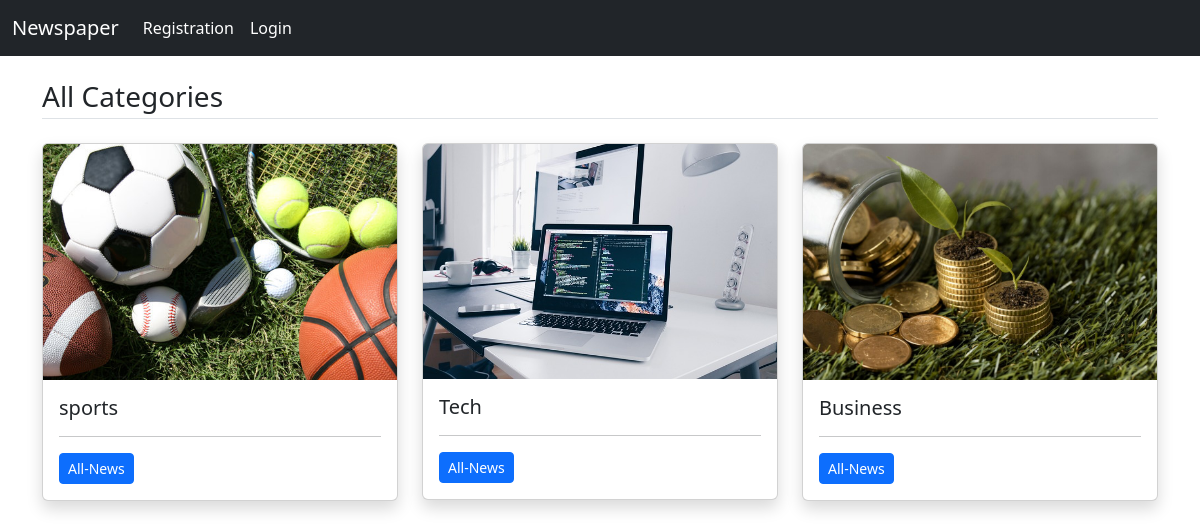
Page /all-category on the committed database.
### first_app/models.py (models this page shows, shortened)
class Category(models.Model):
    name = models.CharField(max_length=100)
    category_image = models.ImageField(upload_to='imgs/')

### first_app/views.py (the view)
# urls.py: path('all-category', views.all_category, name='all-category'),
def all_category(request):
    cats = Category.objects.all()
    return render(request, 'category1.html', {
        'cats': cats
    })

### first_app/templates/category1.html
{% extends 'base.html' %}
{% block content %}
  <main class="container mt-3 mb-5">
    <h3 class="border-bottom pb-1 my-4">All Categories</h3>
    <div class="row">
      {% for cat in cats %}
        <div class="col-md-4">
          <div class="card mb-3 shadow">
            <img src="/media/{{ cat.category_image }}" class="card-img-top" alt="{{ cat.name }}" />
            <div class="card-body">
              <h5 class="card-title">{{ cat.name }}</h5>
              <hr />
              <p class="card-text">
                <a href="{% url 'category-d' cat.id %}" class="btn btn-sm btn-primary">All-News</a>
              </p>
            </div>
          </div>
        </div>
      {% endfor %}
    </div>
  </main>
{% endblock %}

### rows in the picture
Category: category_image (picture), name "sports"
Category: category_image (picture), name "Tech"
Category: category_image (picture), name "Business"
